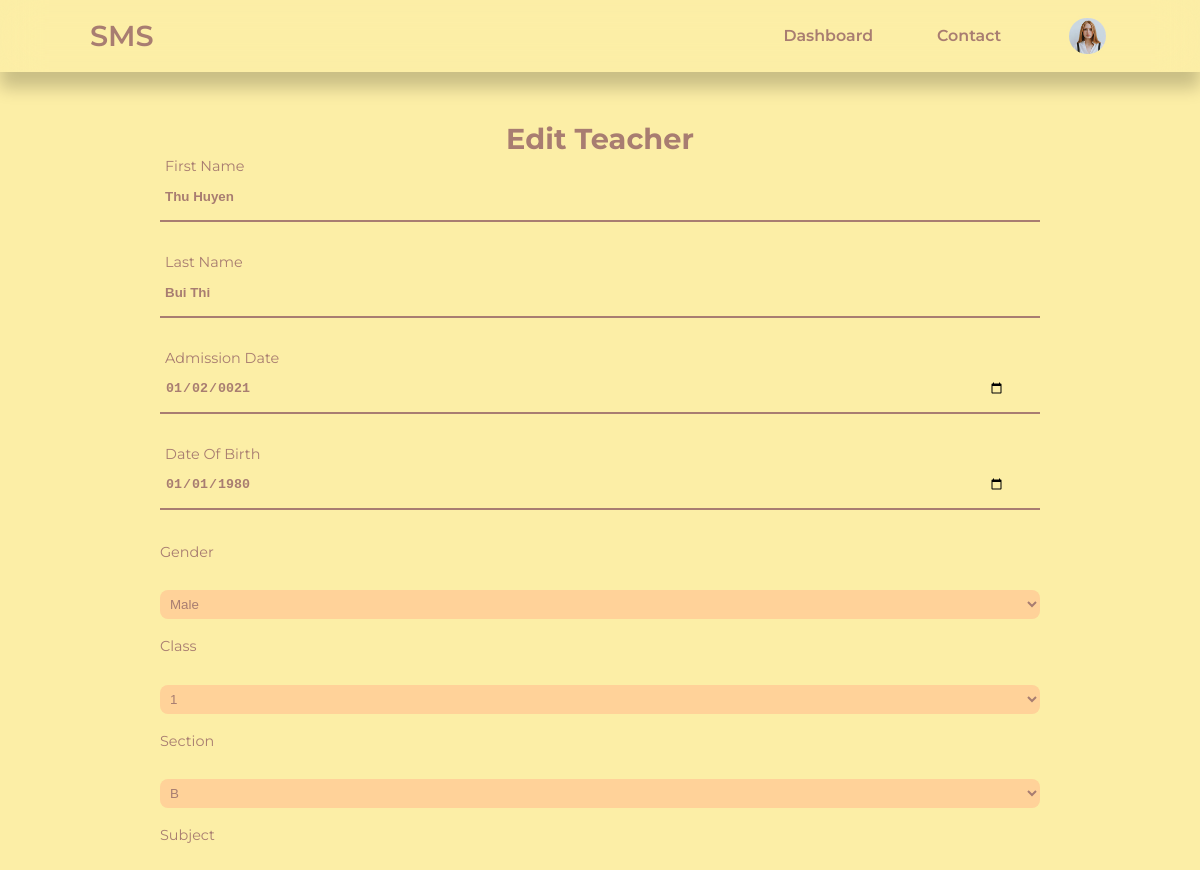
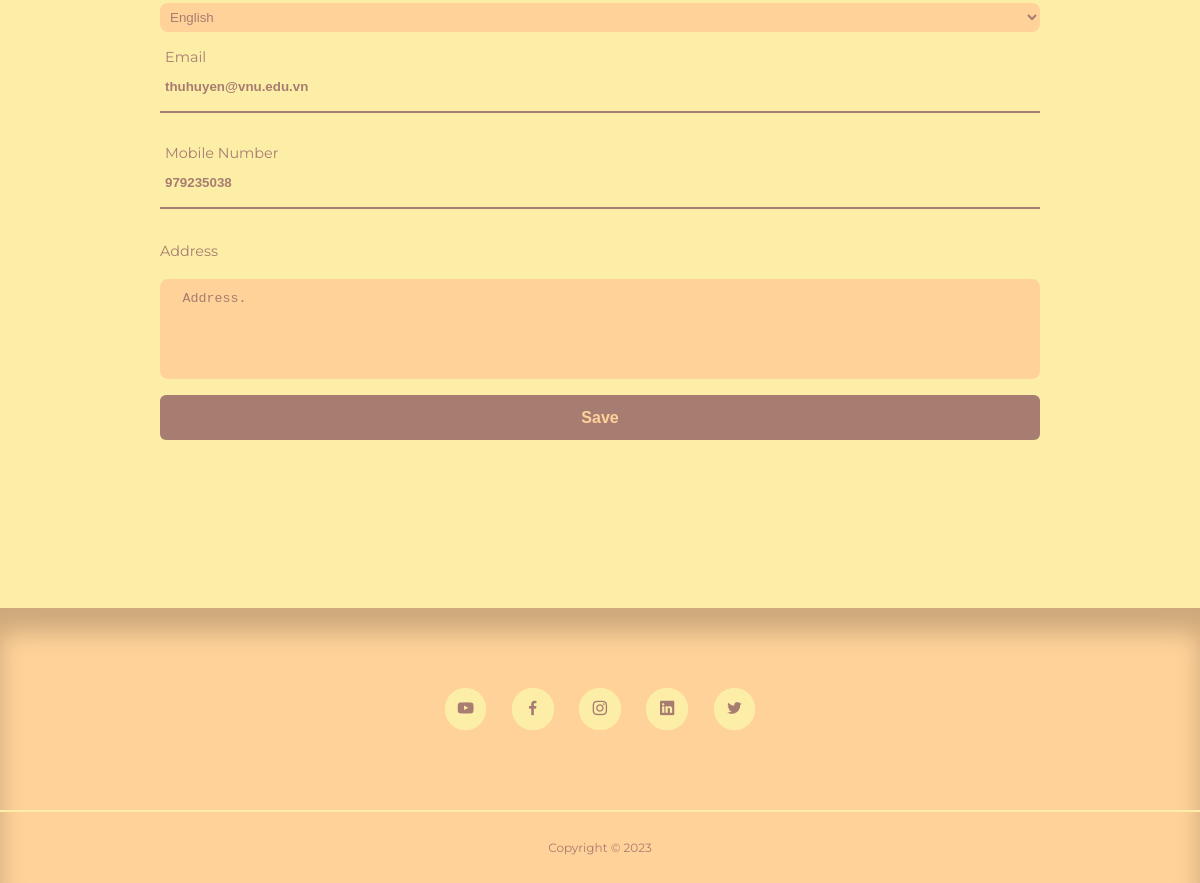
The page /admin/edit-teacher.php?email=thuhuyen@vnu.edu.vn (signed in) on the database its author committed (2 pictures, top to bottom).
### tables this page shows
CREATE TABLE `sms_user` (
  `id` int(11) UNSIGNED NOT NULL,
  `firstname` varchar(50) NOT NULL,
  `lastname` varchar(50) NOT NULL,
  `username` varchar(50) NOT NULL,
  `email` varchar(100) NOT NULL,
  `password` varchar(255) NOT NULL,
  `avatar` varchar(255) NOT NULL,
  `is_admin` tinyint(1) NOT NULL
);

CREATE TABLE `sms_teacher` (
  `teacher_id` int(11) UNSIGNED NOT NULL,
  `firstname` varchar(50) DEFAULT NULL,
  `lastname` varchar(50) NOT NULL,
  `gender` varchar(50) NOT NULL,
  `subject` varchar(255) DEFAULT NULL,
  `class` varchar(50) DEFAULT NULL,
  `section` varchar(50) DEFAULT NULL,
  `admission_date` date NOT NULL,
  `dob` date NOT NULL,
  `email` varchar(100) NOT NULL,
  `mobile` int(11) UNSIGNED NOT NULL,
  `current_address` text NOT NULL,
  `photo` varchar(255) NOT NULL
);

### admin/partials/header.php (called while the page is built, shortened)
<?php
require '../partials/header.php';

### admin/edit-teacher.php (the view, shortened to what this page needs)
<?php
include 'partials/header.php';
if(isset($_GET['email'])) {
    $email = filter_var($_GET['email'], FILTER_SANITIZE_EMAIL);
    $query = "SELECT * FROM sms_teacher WHERE `email` = '$email'";
    $result = mysqli_query($connection, $query);
    $teacher = mysqli_fetch_assoc($result);
} else {
    header('location: '. ROOT_URL . 'admin/teachers.php');
    die();
}
?>
        <div class="form-box edit">
            <h2>Edit Teacher</h2>
            <form action="<?= ROOT_URL ?>admin/edit-teacher-logic.php" enctype="multipart/form-data" autocomplete="off" method="POST">
            <div class="input-box">
                    <input type="text" name="firstname" required autocomplete="new-firstname"
                    value="<?= $teacher['firstname'] ?>" placeholder=" ">
                    <label>First Name</label>
                </div>
                <div class="input-box">
                    <input type="text" name="lastname" required autocomplete="new-lastname"
                    value="<?= $teacher['lastname'] ?>" placeholder=" ">
                    <label>Last Name</label>
                </div>
                <div class="input-box">
                    <input type="date" name="admission_date" required autocomplete="new-admission_date"
                    value="<?= $teacher['admission_date'] ?>" placeholder=" ">
                    <label>Admission Date</label>
                </div>
                <div class="input-box">
                    <input type="date" name="dob" required autocomplete="new-dob"
                    value="<?= $teacher['dob'] ?>" placeholder=" ">
                    <label>Date Of Birth</label>
                </div>
                <label>Gender</label>
                <select name="gender">
                    <option value="male">Male</option>
                </select>
                <label>Class</label>
                <select name="class">
                    <?php
                        $all_classes_query = "SELECT * FROM sms_classes";
                        $all_classes = mysqli_query($connection, $all_classes_query);
                    ?>
                    <?php while($class = mysqli_fetch_assoc($all_classes)) : ?>
                        <option value="<?= $class['class'] ?>"><?= $class['class'] ?></option>
                    <?php endwhile ?>
                </select>
                <label>Section</label>
                <select name="section">
                    <?php
                        $all_sections_query = "SELECT * FROM sms_section";
                        $all_sections = mysqli_query($connection, $all_sections_query);
                    ?>
                    <?php while($section = mysqli_fetch_assoc($all_sections)) : ?>
                        <option value="<?= $section['section'] ?>"><?= $section['section'] ?></option>
                    <?php endwhile ?>
                </select>
                <label>Subject</label>
                <select name="subject">
                    <?php
                        $all_subjects_query = "SELECT * FROM sms_subjects";
                        $all_subjects = mysqli_query($connection, $all_subjects_query);
                    ?>
                    <?php while($subject = mysqli_fetch_assoc($all_subjects)) : ?>
                        <option value="<?= $subject['subject'] ?>"><?= $subject['subject'] ?></option>
                    <?php endwhile ?>
                </select>
                <div class="input-box">
                    <input type="text" name="email" required autocomplete="new-email"
                    value="<?= $teacher['email'] ?>" placeholder=" ">
                    <label>Email</label>
                </div>
                <div class="input-box">
                    <input type="text" name="mobile" required autocomplete="new-mobile"
                    value="<?= $teacher['mobile'] ?>" placeholder=" ">
                    <label>Mobile Number</label>
                </div>
                <label>Address</label>
                <textarea rows="5" name="address" required autocomplete="new-current_address"
                placeholder=" "><?= $teacher['current_address'] ?></textarea>
                <button type="submit" name="submit" class="btnSubmit">Save</button>
            </form>
        </div>
<?php
include '../partials/footer.php';
?>

### partials/header.php (shortened to what this page needs)
<?php
require 'config/database.php';
if(isset($_SESSION['user-id'])) {
    $id = filter_var($_SESSION['user-id'], FILTER_SANITIZE_NUMBER_INT);
    $query = "SELECT avatar FROM sms_user WHERE id = $id";
    $result = mysqli_query($connection, $query);
    $avatar = mysqli_fetch_assoc($result);
}
?>
<!DOCTYPE html>
<html lang=""en>
    <head>
        <link rel="stylesheet" href="<?= ROOT_URL ?>/css/style.css?v=<?php echo time(); ?>">
        <link rel="stylesheet" href="https://unicons.iconscout.com/release/v4.0.0/css/line.css">
    </head>
    <body>
        <nav>
            <div class="container nav__container">
                <a href="<?= ROOT_URL ?>/admin/students.php" class="nav__logo">SMS</a>
                <ul class="nav__items">
                    <li><a href="<?= ROOT_URL ?>admin/students.php">Dashboard</a></li>
                    <li><a href="<?= ROOT_URL ?>contact.php">Contact</a></li>
                    <?php if(isset($_SESSION['user-id'])): ?>
                    <li class="nav__profile">
                        <div class="avatar">
                           <img src="<?= ROOT_URL . 'images/' . $avatar['avatar'] ?>">
                        </div>
                    </li>
                    <?php else : ?>
                    <li><a href="<?= ROOT_URL ?>signin.php">Sign In</a></li>
                    <?php endif ?>
                </ul>
            </div>
        </nav>

### css/style.css (style rules this page uses)
:root { --color-primary: #FFCFCF; --color-primary-light: hsl(242, 91%, 69%, 18%); --color-primary-variant: #5854c7; --color-gray-900: #FFD299; --color-gray-800: #FFB5BF; --color-gray-700: #FCEEA6; --color-gray-300: #FFD299; --color-gray: #F7EDD5; --color-gray-200: rgba(242, 242, 254, 0.7); --color-btn: #FFCFCF; --color-white: #A87D71; --color-bg: #FCEEA6; --color-red: #da0f3f; --color-red-light: hsl(346, 87%, 46%, 15%); --color-green: #00c476; --color-green-light: hsl(156, 100%, 38%, 15%); --transition: all 300ms ease; --container-width-lg: 74%; --container-width-md: 88%; --form-width: 40%; --card-border-radius-1: 0.3rem; --card-border-radius-2: 0.5rem; --card-border-radius-3: 0.8rem; --card-border-radius-4: 2rem; --card-border-radius-5: 5rem; }
* { margin: 0; padding: 0; outline: 0; border: 0; appearance: 0; list-style: none; text-decoration: none; box-sizing: border-box; }
body { font-family: 'Montserrat', sans-serif; line-height: 1.6; color: var(--color-gray-200); overflow-x: hidden; background: var(--color-bg); font-size: 0.9rem; }
::placeholder { font-family: 'Montserrat', sans-serif; }
.container { width: var(--container-width-lg); max-width: 1800px; margin-inline: auto; }
h1, h2, h3, h4, h5 { color: var(--color-white); line-height: 1.3; }
h2 { font-size: 1.7rem; margin: 1rem 0 0; }
a { color: var(--color-white); transition: var(--transition); }
img { display: block; width: 100%; object-fit: cover; }
nav { background: var(--color-primary); width: 100vw; height: 4.5rem; top: 0; position: fixed; z-index: 10; box-shadow: 0 1rem 1rem rgba(0, 0, 0, 0.2); background: transparent; backdrop-filter: blur(20px); }
.nav__container { width: 85%; height: 100%; display: flex; align-items: center; justify-content: space-between; }
.avatar { width: 2.8rem; height: 2.8rem; border-radius: 50%; overflow: hidden; border: 0.3rem solid var(--color-bg); }
.nav__logo { font-weight: 600; font-size: 2em; }
.nav__items { display: flex; align-items: center; gap: 4rem; font-weight: 600; font-size: 1.1em; }
.nav__items li a { position: relative; font-weight: 600; text-decoration: none; }
.nav__items li a::after { content: ''; position: absolute; left: 0; bottom: -6px; width: 100%; height: 3px; background: var(--color-white); border-radius: 5px; transform: scaleX(0); transition: transform .5s ease; transform-origin: right; }
.nav__profile { position: relative; cursor: pointer; }
form { display: flex; flex-direction: column; gap: 1rem; }
input, textarea, select { padding: 0.8rem 1.4rem; background: var(--color-gray-900); border-radius: var(--card-border-radius-2); resize: none; color: var(--color-white); }
.form-box { width: 80%; padding: 40px; color: var(--color-white); margin: 0 auto; }
.form-box h2 { font-size: 2em; color: var(--color-white); text-align: center; margin-top: 80px; }
.input-box { position: relative; width: 100%; height: 50px; border-bottom: 2px solid var(--color-white); margin: 15px 0; }
.input-box label { position: absolute; top: 50%; left: 5px; transform: translateY(-50%); font-size: 1em; color: var(--color-white); pointer-events: none; transition: .5s ease; }
.input-box input:focus~ label, .input-box input:not(:placeholder-shown)~ label { top: -5px; }
.input-box input { width: 100%; height: 100%; background: transparent; border: none; outline: none; color: var(--color-white); font-weight: 600; padding: 0 35px 0 5px; cursor: pointer; }
.btnSubmit { width: 100%; height: 45px; background: var(--color-white); border: none; outline: none; border-radius: 6px; cursor: pointer; font-size: 1rem; color: var(--color-gray-900); font-weight: 600; font-style: bold; }
select { margin-top: 10px; padding: 6px 6px; }

### rows shown on the page
sms_user: avatar (picture)
sms_teacher: firstname "Thu Huyen", lastname "Bui Thi", admission_date "01/02/0021", dob "01/01/1980", email "thuhuyen@vnu.edu.vn", mobile "979235038", address "Address."

### other values the page prints
form field class "1"
form field section "B"
form field subject "English"
